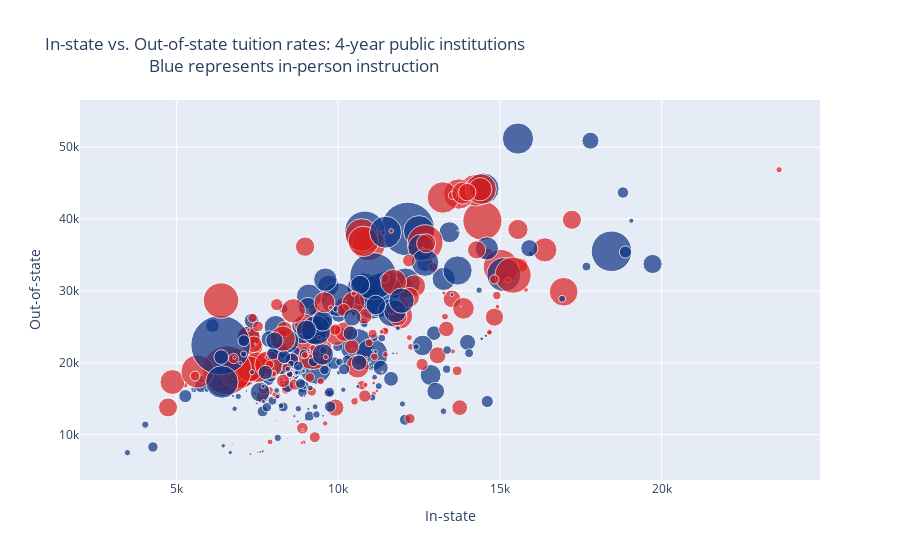

This figure's notebook cell:
### Markdown cell above
Getting the hang of it? Pretty neat, right. Now we're ready for some more complicated graphs. But we could do better. 

Let's replicate the graph above to include colors for institutions that were fully online this Fall, as well as size by enrollment.

### Code cell
pub = dta[dta['public'] == 1]


data = [go.Scatter(x=pub['tuition_in'],
                   y=pub['tuition_out'],
                   text = pub['institution'],
                   mode = 'markers',
                   marker=dict(size=pub['enrollment']/1000, # we need to scale this variable 
                               color=pub['online'],
                               colorscale = "Portland", # 
                               showscale=False))] 

# the layout 
layout = go.Layout(title="In-state vs. Out-of-state tuition rates: 4-year public institutions <br>\
                          Blue represents in-person instruction",
                  xaxis=dict(title = 'In-state'),
                  yaxis=dict(title = 'Out-of-state'))

# the figure
fig = go.Figure(data = data,layout = layout)

#plot the figure
iplot(fig)

#save the figure
py.offline.plot(fig, filename='plots/my_scatter_plot.html') # overwriting the previous file because
                                                      # this one is obviously better

### Figure 1 — Plotly figure (JSON) as saved in the notebook; plotly's stock layout.template omitted (floating-point values rounded to 4 significant figures; data arrays with more than 128 entries replaced by an {"elided": "..."} marker saying what was removed)
{"data": [{"marker": {"color": {"elided": "466 int values"}, "colorscale": [[0, "rgb(12,51,131)"], [0.25, "rgb(10,136,186)"], [0.5, "rgb(242,211,56)"], [0.75, "rgb(242,143,56)"], [1, "rgb(217,30,30)"]], "showscale": false, "size": {"elided": "466 float values"}}, "mode": "markers", "text": {"elided": "466 str values"}, "type": "scatter", "x": {"elided": "466 int values"}, "y": {"elided": "466 int values"}}], "layout": {"title": {"text": "In-state vs. Out-of-state tuition rates: 4-year public institutions <br>                          Blue represents in-person instruction"}, "xaxis": {"title": {"text": "In-state"}}, "yaxis": {"title": {"text": "Out-of-state"}}}}
